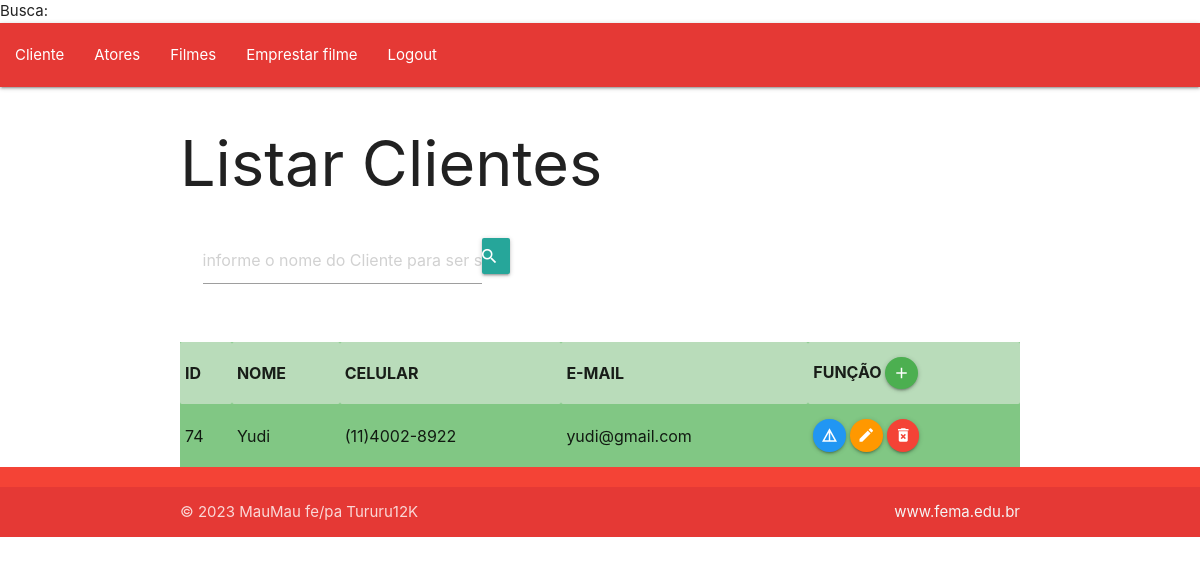
/VIEW/cliente/lstcliente.php (signed in), run on an earlier commit of the app's database.
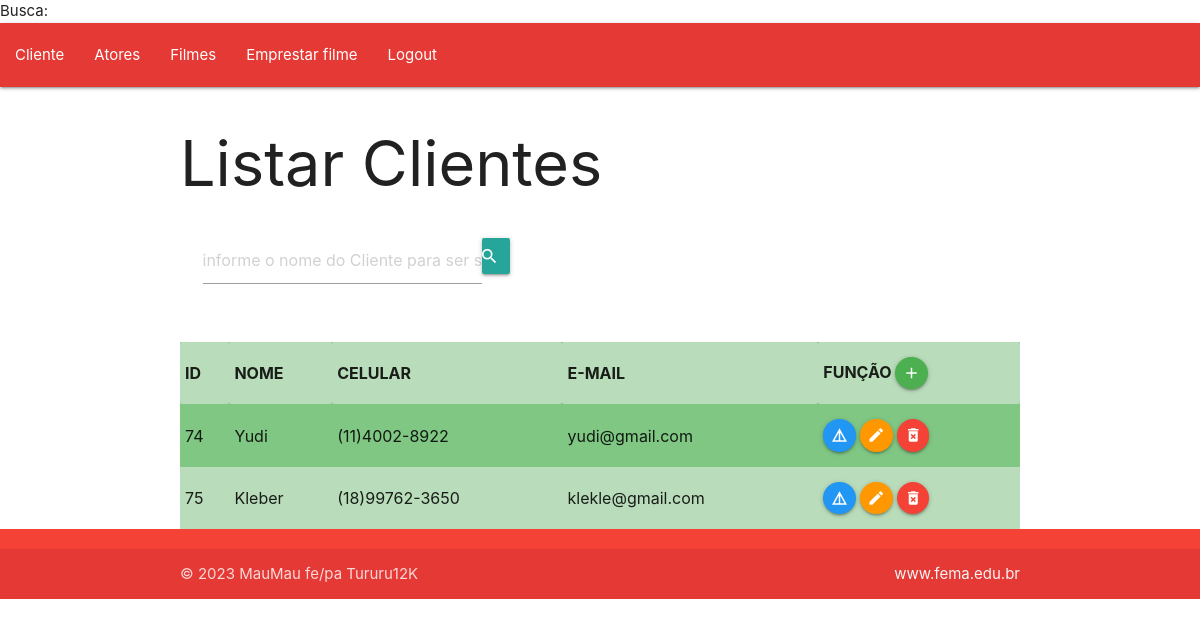
And on a later commit of the database.
### tables this page shows
CREATE TABLE `cliente` (
  `id` int(11) NOT NULL,
  `nome` varchar(35) NOT NULL,
  `celular` varchar(15) NOT NULL,
  `email` varchar(80) NOT NULL
);

### DAL/dalCliente.php (called while the page is built, shortened)
<?php
    include_once  'C:\xampp\htdocs\trabalho2bcct2php2023\MODEL\cliente.php';
    class dalCliente {
        public function Select() {
          $con = Conexao::conectar();
          $sql = "select * from cliente;";
          $result = $con->query($sql);
          foreach($result as $linha){
               $cliente = new \MODEL\Cliente();
               $cliente->setId($linha['id']);
               $cliente->setNome($linha['nome']);
               $cliente->setCelular($linha['celular']);
               $cliente->setEmail($linha['email']);
               $lstCliente[]= $cliente;
          }
          return $lstCliente;
        }
    }
?>

### BLL/bllcliente.php (called while the page is built, shortened)
<?php
    include_once 'C:\xampp\htdocs\trabalho2bcct2php2023\DAL\dalCliente.php';
    class bllCliente {
        public function Select (){
            $dal = new  \Dal\dalCliente();
            return $dal->Select();
        }
    }
?>

### MODEL/cliente.php (called while the page is built, shortened)
<?php
   class Cliente{
        private ?int $id;
        private ?string $nome;
        private ?string $celular;
        private ?string $email;
        public function getId() {
            return $this->id;
        }
        public function setId(int $id){
            $this->id = $id;
        }
        public function getNome() {
            return $this->nome;
        }
        public function setNome(string $nome){
            $this->nome = $nome;
        }
        public function getCelular() {
            return $this->celular;
        }
        public function setCelular(string $celular){
            $this->celular = $celular;
        }
        public function getEmail() {
            return $this->email;
        }
        public function setEmail(string $email){
            $this->email = $email;
        }
   }
?>

### VIEW/cliente/lstcliente.php (the view, shortened to what this page needs)
<?php
include_once  'C:\xampp\htdocs\trabalho2bcct2php2023\BLL\bllCliente.php';
if (isset($_GET['busca']))
    $busca = $_GET['busca'];
else $busca = null;
$bll = new \bll\bllCliente();
if ($busca == null)
    $lstcliente = $bll->Select();
else $lstcliente = $bll->SelectNome($busca);
?>
<!DOCTYPE html>
<html lang="pt-br">
<head>
    <link rel="stylesheet" href="https://cdnjs.cloudflare.com/ajax/libs/materialize/1.0.0/css/materialize.min.css">
</head>
<body>
    <?php include_once '../menu.php';?>
    <div class="container">
    <h1>Listar Clientes</h1>
    <div class="row">
            <div class="input-field">
                <form action="../cliente/lstcliente.php" method="GET" id="frmBuscaCliente" class="col s8">
                    <div class="input-field col s8">
                        <input type="text" placeholder="informe o nome do Cliente para ser selicionado" class="form-control col s10" id="txtBusca" name="busca">
                        <button class="btn waves-effect waves-light col m1" type="submit" name="action">
                            <i class="material-icons right">search</i></button>
                    </div>
                </form>
            </div>
        </div>
<table class="striped green lighten-2">
    <tr>
        <th>ID</th>
        <th>NOME</th>
        <th>CELULAR</th>
        <th>E-MAIL</th>
        <th>FUNÇÃO
            <a class="btn-floating btn-small waves-effect waves-light green" onclick="JavaScript:location.href='insecliente.php'">
                <i class="material-icons">add</i>
            </a>
        </th>
    </tr>
    <?php
    if ($lstcliente != null)
        foreach ($lstcliente as $cliente) {
    ?>
        <tr>
            <td><?php echo $cliente->getId(); ?></td>
            <td><?php echo $cliente->getNome(); ?></td>
            <td><?php echo $cliente->getCelular(); ?></td>
            <td><?php echo $cliente->getEmail(); ?></td>
            <td>
                <a class="btn-floating btn-small waves-effect waves-light blue" onclick="JavaScript:location.href='detcliente.php?id=' +
                       <?php echo $cliente->getId(); ?>">
                    <i class="material-icons">details</i>
                </a>
                <a class="btn-floating btn-small waves-effect waves-light orange" onclick="JavaScript:location.href='edtcliente.php?id=' +
                       <?php echo $cliente->getId(); ?>">
                    <i class="material-icons">edit</i>
                </a>
                <a class="btn-floating btn-small waves-effect waves-light red" onclick="JavaScript:remover(<?php echo $cliente->getId(); ?>)">
                    <i class="material-icons">delete_forever</i>
                </a>
            </td>
        </tr>
    <?php
        }
    ?>
</table>
    </div>
    <?php include_once '../footer.php';?>
</body>
</html>

What changed in the data, as far as the page shows it:
added cliente: id "75", nome "Kleber", celular "(18)99762-3650", email "klekle@gmail.com"
